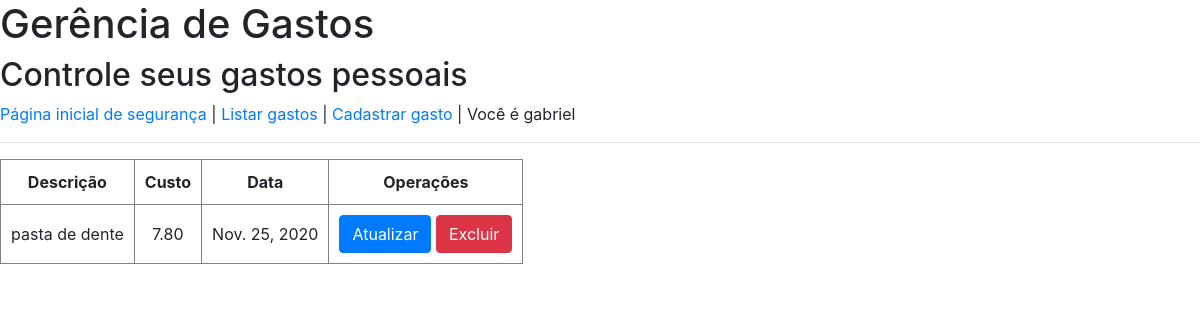
The app's page /gastos/lista/ (signed in), older data.
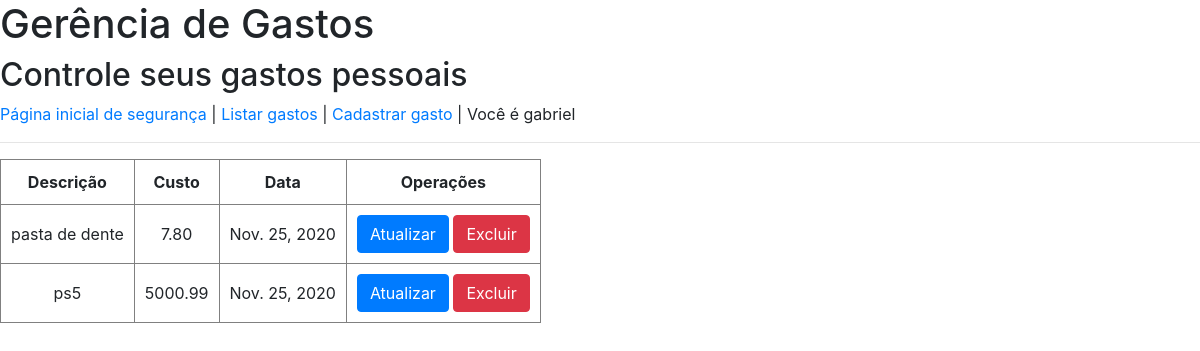
The same page, newer data.
### gastos/models.py (models this page shows, shortened)
class Gasto(models.Model):
    descricao = models.CharField(max_length=100, help_text="Entre com a descrição do gasto")
    custo = models.DecimalField(help_text="Entre com o custo", decimal_places=2, max_digits=10)
    data = models.DateField(help_text="Data do gasto no formato <em>DD/MM/AAAA<em>")

### gastos/views.py (the view)
# urls.py: path('lista/', views.GastoListView.as_view(), name="lista-gastos"),
class GastoListView(LoginRequiredMixin, View):
    def get(self, request, *args, **kwargs):
        gastos = Gasto.objects.all()
        context = { 'gastos': gastos, }
        return render(request, 'gastos/listaGastos.html', context)

### gastos/templates/gastos/listaGastos.html (shortened to what this page needs)
{% extends 'gastos/links.html' %}
{% load static %}
{% block head %}
<link rel="stylesheet" href="{% static 'gastos/css/listaGastos.css' %}">
{% endblock %}
{% block content %}
<table border="1">
    <tr>
    <th>Descrição</th>
    <th>Custo</th>
    <th>Data</th>
    <th>Operações</th>
    </tr>
    {% for gasto in gastos %}
    <tr>
        <td>{{ gasto.descricao }}</td>
        <td>{{ gasto.custo }}</td>
        <td>{{ gasto.data }}</td>
        <td>
            <a href="{% url 'gastos:atualiza-gasto' pk=gasto.id %}" class='btn btn-primary'>Atualizar</a>
            <a href="{% url 'gastos:apaga-gasto' pk=gasto.id %}" class='btn btn-danger'>Excluir</a>
        </td>
    </tr>
    {% empty %}
    <tr>
        <th colspan="6">
            Ainda não tem gastos cadastrados
        </th>
    </tr>
    {% endfor %}
</table>
{% endblock %}

Row changes from the older to the newer data that the page shows:
added Gasto: descricao "ps5", custo "5000.99", data "Nov. 25, 2020"
